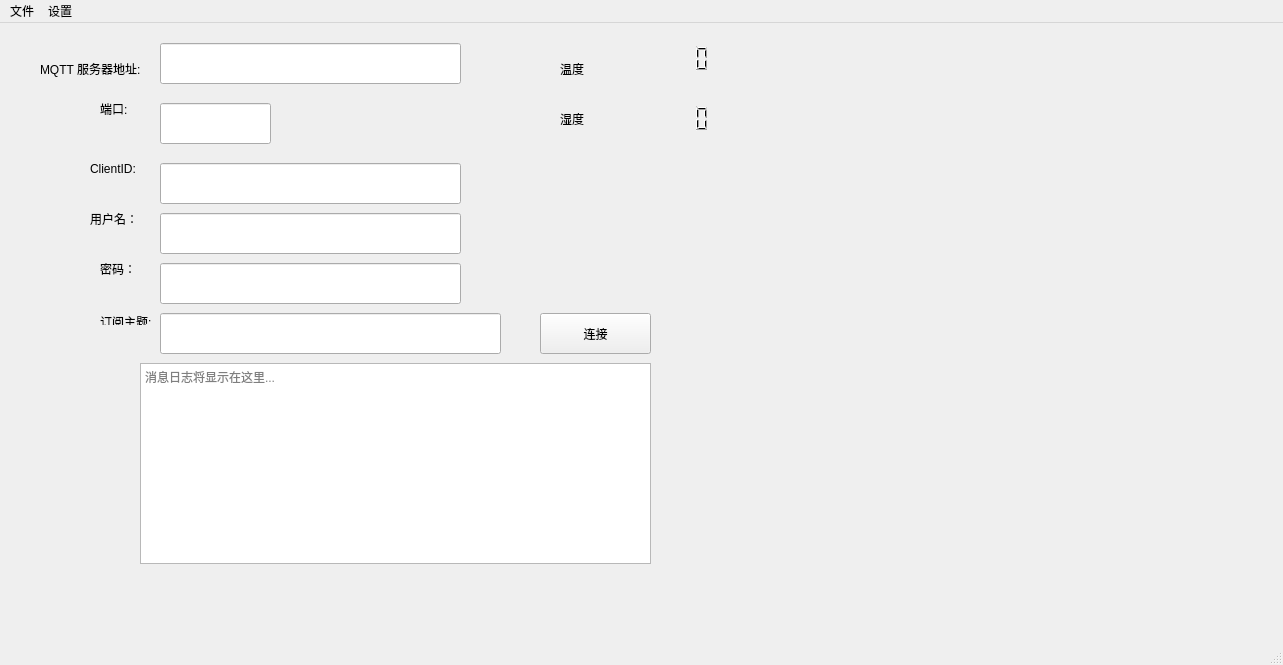
<?xml version="1.0" encoding="UTF-8"?>
<ui version="4.0">
 <class>MainWindow</class>
 <widget class="QMainWindow" name="MainWindow">
  <property name="geometry">
   <rect>
    <x>0</x>
    <y>0</y>
    <width>1283</width>
    <height>665</height>
   </rect>
  </property>
  <property name="windowTitle">
   <string>MainWindow</string>
  </property>
  <widget class="QWidget" name="centralwidget">
   <widget class="QLabel" name="labHost">
    <property name="geometry">
     <rect>
      <x>40</x>
      <y>30</y>
      <width>111</width>
      <height>31</height>
     </rect>
    </property>
    <property name="palette">
     <palette>
      <active>
       <colorrole role="Text">
        <brush brushstyle="SolidPattern">
         <color alpha="255">
          <red>85</red>
          <green>170</green>
          <blue>127</blue>
         </color>
        </brush>
       </colorrole>
       <colorrole role="PlaceholderText">
        <brush brushstyle="SolidPattern">
         <color alpha="128">
          <red>85</red>
          <green>170</green>
          <blue>127</blue>
         </color>
        </brush>
       </colorrole>
      </active>
      <inactive>
       <colorrole role="Text">
        <brush brushstyle="SolidPattern">
         <color alpha="255">
          <red>85</red>
          <green>170</green>
          <blue>127</blue>
         </color>
        </brush>
       </colorrole>
       <colorrole role="PlaceholderText">
        <brush brushstyle="SolidPattern">
         <color alpha="128">
          <red>85</red>
          <green>170</green>
          <blue>127</blue>
         </color>
        </brush>
       </colorrole>
      </inactive>
      <disabled>
       <colorrole role="Text">
        <brush brushstyle="SolidPattern">
         <color alpha="255">
          <red>120</red>
          <green>120</green>
          <blue>120</blue>
         </color>
        </brush>
       </colorrole>
       <colorrole role="PlaceholderText">
        <brush brushstyle="SolidPattern">
         <color alpha="128">
          <red>0</red>
          <green>0</green>
          <blue>0</blue>
         </color>
        </brush>
       </colorrole>
      </disabled>
     </palette>
    </property>
    <property name="text">
     <string>MQTT 服务器地址:</string>
    </property>
   </widget>
   <widget class="QLineEdit" name="EditHost">
    <property name="geometry">
     <rect>
      <x>160</x>
      <y>20</y>
      <width>301</width>
      <height>41</height>
     </rect>
    </property>
   </widget>
   <widget class="QLabel" name="labPort">
    <property name="geometry">
     <rect>
      <x>100</x>
      <y>80</y>
      <width>54</width>
      <height>12</height>
     </rect>
    </property>
    <property name="text">
     <string>端口:</string>
    </property>
   </widget>
   <widget class="QLineEdit" name="EditPort">
    <property name="geometry">
     <rect>
      <x>160</x>
      <y>80</y>
      <width>111</width>
      <height>41</height>
     </rect>
    </property>
   </widget>
   <widget class="QLabel" name="labTopic">
    <property name="geometry">
     <rect>
      <x>100</x>
      <y>290</y>
      <width>54</width>
      <height>12</height>
     </rect>
    </property>
    <property name="text">
     <string>&lt;html&gt;&lt;head/&gt;&lt;body&gt;&lt;p&gt;&lt;span style=&quot; color:#000000;&quot;&gt;订阅主题:&lt;/span&gt;&lt;/p&gt;&lt;/body&gt;&lt;/html&gt;</string>
    </property>
   </widget>
   <widget class="QLineEdit" name="EditTopic">
    <property name="geometry">
     <rect>
      <x>160</x>
      <y>290</y>
      <width>341</width>
      <height>41</height>
     </rect>
    </property>
   </widget>
   <widget class="QPushButton" name="btnConnect">
    <property name="geometry">
     <rect>
      <x>540</x>
      <y>290</y>
      <width>111</width>
      <height>41</height>
     </rect>
    </property>
    <property name="text">
     <string>连接</string>
    </property>
   </widget>
   <widget class="QTextEdit" name="EditMessage">
    <property name="geometry">
     <rect>
      <x>140</x>
      <y>340</y>
      <width>511</width>
      <height>201</height>
     </rect>
    </property>
    <property name="readOnly">
     <bool>true</bool>
    </property>
    <property name="placeholderText">
     <string>消息日志将显示在这里...</string>
    </property>
   </widget>
   <widget class="QLabel" name="labClientId">
    <property name="geometry">
     <rect>
      <x>90</x>
      <y>140</y>
      <width>54</width>
      <height>12</height>
     </rect>
    </property>
    <property name="text">
     <string>ClientID:</string>
    </property>
   </widget>
   <widget class="QLineEdit" name="EditClientID">
    <property name="geometry">
     <rect>
      <x>160</x>
      <y>140</y>
      <width>301</width>
      <height>41</height>
     </rect>
    </property>
   </widget>
   <widget class="QLabel" name="labName">
    <property name="geometry">
     <rect>
      <x>90</x>
      <y>190</y>
      <width>54</width>
      <height>12</height>
     </rect>
    </property>
    <property name="text">
     <string>用户名：</string>
    </property>
   </widget>
   <widget class="QLineEdit" name="EditName">
    <property name="geometry">
     <rect>
      <x>160</x>
      <y>190</y>
      <width>301</width>
      <height>41</height>
     </rect>
    </property>
   </widget>
   <widget class="QLabel" name="labPassword">
    <property name="geometry">
     <rect>
      <x>100</x>
      <y>240</y>
      <width>54</width>
      <height>12</height>
     </rect>
    </property>
    <property name="text">
     <string>密码：</string>
    </property>
   </widget>
   <widget class="QLineEdit" name="EditPassword">
    <property name="geometry">
     <rect>
      <x>160</x>
      <y>240</y>
      <width>301</width>
      <height>41</height>
     </rect>
    </property>
   </widget>
   <widget class="QLCDNumber" name="lcdNumberTemp">
    <property name="geometry">
     <rect>
      <x>640</x>
      <y>20</y>
      <width>71</width>
      <height>31</height>
     </rect>
    </property>
    <property name="frameShape">
     <enum>QFrame::NoFrame</enum>
    </property>
    <property name="lineWidth">
     <number>2</number>
    </property>
   </widget>
   <widget class="QLCDNumber" name="lcdNumberHdmi">
    <property name="geometry">
     <rect>
      <x>640</x>
      <y>80</y>
      <width>71</width>
      <height>31</height>
     </rect>
    </property>
    <property name="frameShape">
     <enum>QFrame::NoFrame</enum>
    </property>
   </widget>
   <widget class="QLabel" name="label">
    <property name="geometry">
     <rect>
      <x>560</x>
      <y>40</y>
      <width>54</width>
      <height>12</height>
     </rect>
    </property>
    <property name="text">
     <string>温度</string>
    </property>
   </widget>
   <widget class="QLabel" name="label_2">
    <property name="geometry">
     <rect>
      <x>560</x>
      <y>90</y>
      <width>54</width>
      <height>12</height>
     </rect>
    </property>
    <property name="text">
     <string>湿度</string>
    </property>
   </widget>
   <widget class="QLabel" name="label_3">
    <property name="geometry">
     <rect>
      <x>910</x>
      <y>340</y>
      <width>311</width>
      <height>241</height>
     </rect>
    </property>
    <property name="text">
     <string/>
    </property>
    <property name="pixmap">
     <pixmap resource="Rec/res.qrc">:/new/prefix1/test.png</pixmap>
    </property>
    <property name="scaledContents">
     <bool>true</bool>
    </property>
   </widget>
  </widget>
  <widget class="QMenuBar" name="menubar">
   <property name="geometry">
    <rect>
     <x>0</x>
     <y>0</y>
     <width>1283</width>
     <height>23</height>
    </rect>
   </property>
   <widget class="QMenu" name="menu">
    <property name="title">
     <string>文件</string>
    </property>
   </widget>
   <widget class="QMenu" name="menu_2">
    <property name="tearOffEnabled">
     <bool>false</bool>
    </property>
    <property name="title">
     <string>设置</string>
    </property>
    <addaction name="actionlot_Set"/>
   </widget>
   <addaction name="menu"/>
   <addaction name="menu_2"/>
  </widget>
  <widget class="QStatusBar" name="statusbar"/>
  <action name="actionlot_Set">
   <property name="checkable">
    <bool>false</bool>
   </property>
   <property name="checked">
    <bool>false</bool>
   </property>
   <property name="enabled">
    <bool>true</bool>
   </property>
   <property name="text">
    <string>lot Set</string>
   </property>
  </action>
 </widget>
 <resources>
  <include location="Rec/res.qrc"/>
 </resources>
 <connections/>
</ui>
